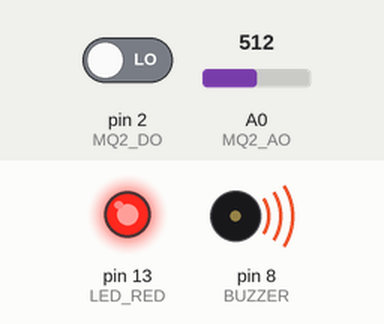
Recording of a sketch running on a simulated Arduino Uno, built with avr-gcc and run on an emulated ATmega328P. On the bench: output pins drawn as LEDs (lit = HIGH), buzzer (waves = sounding). The inputs (shaded band) are chosen by the test bench; at power-on: pin 2 (MQ2_DO) LOW, A0 (MQ2_AO) = 512. What the sketch prints to the serial monitor is not drawn.

Above: at 30.2 s.
Timing chart, 0 to 33.0 s (numbered marks = the images above):
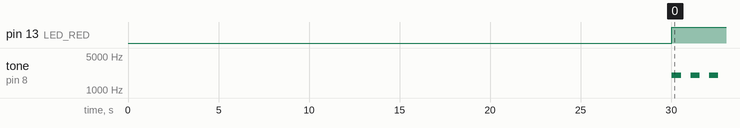

The sketch:

MQ2_____.ino
```cpp
/*
 * 实验名称：MQ-2 气体传感器
 * 实验目的：检测可燃气体和烟雾，实现气体报警
 *
 * 硬件连接：
 *   VCC → 5V
 *   GND → GND
 *   DO  → D2（数字输出，超过阈值输出 LOW）
 *   AO  → A0（模拟输出，气体浓度）
 *
 * ⚠️ 注意：
 *   - 传感器上电后需要预热 20~30 秒
 *   - 传感器工作时会发热，属正常现象
 *   - 不要在传感器附近使用明火！
 *
 * MQ-2 可检测：
 *   液化气、丁烷、丙烷、甲烷、酒精、氢气、烟雾
 */

const int MQ2_DO  = 2;
const int MQ2_AO  = A0;
const int LED_RED = 13;
const int BUZZER  = 8;

// 报警阈值（根据实际环境校准）
const int ALARM_THRESHOLD = 400;

void setup() {
  pinMode(MQ2_DO, INPUT);
  pinMode(LED_RED, OUTPUT);
  pinMode(BUZZER, OUTPUT);

  Serial.begin(9600);
  Serial.println("MQ-2 气体传感器实验");
  Serial.println("⚠️  传感器预热中，请等待 30 秒...");

  // 预热等待
  for (int i = 30; i > 0; i--) {
    Serial.print(i);
    Serial.print("s ");
    delay(1000);
  }
  Serial.println("\n传感器就绪！");
  Serial.println("气体值 | 状态");
}

void loop() {
  int gasValue = analogRead(MQ2_AO);
  int doValue  = digitalRead(MQ2_DO);

  Serial.print("气体浓度: ");
  Serial.print(gasValue);
  Serial.print(" | DO: ");
  Serial.print(doValue == LOW ? "报警" : "正常");
  Serial.print(" | 状态: ");

  if (gasValue > ALARM_THRESHOLD || doValue == LOW) {
    // 报警
    digitalWrite(LED_RED, HIGH);
    tone(BUZZER, 2000, 500);
    Serial.println("⚠️  危险！检测到气体！");
  } else if (gasValue > ALARM_THRESHOLD * 0.7) {
    // 预警
    digitalWrite(LED_RED, HIGH);
    delay(500);
    digitalWrite(LED_RED, LOW);
    Serial.println("⚠️  注意：气体浓度偏高");
  } else {
    // 正常
    digitalWrite(LED_RED, LOW);
    noTone(BUZZER);
    Serial.println("正常");
  }

  delay(1000);
}
```

Measured:
- by itself, pin 13 (LED_RED): LOW → HIGH at 30.0 s
- by itself, tone on pin 8 (BUZZER): alternates 2000 Hz for 0.50 s and silent for 0.51 s
